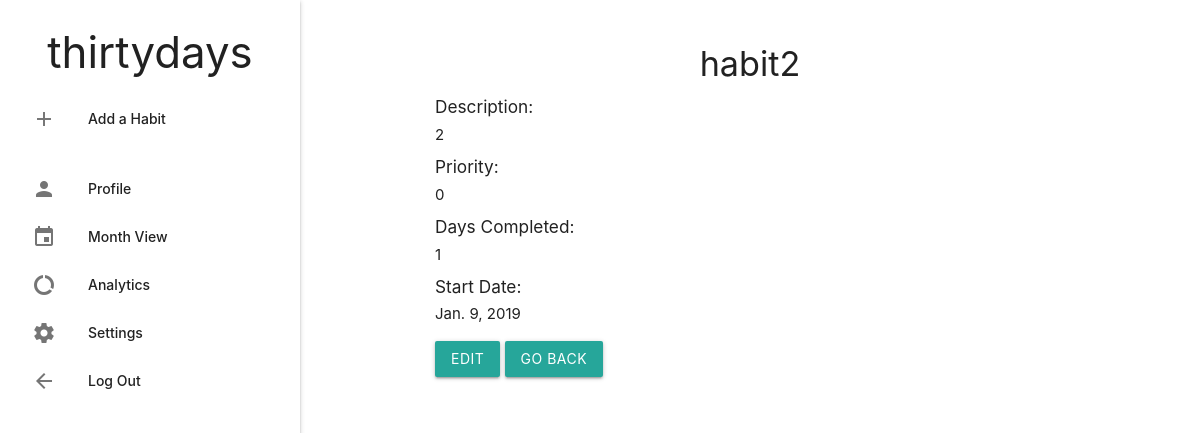
The app's page /7/ (signed in) with its own data.
### task/models.py (models this page shows, shortened)
class Habit(models.Model):
    LOW = 0
    NORMAL = 1
    HIGH = 2
    PRIORITY_CHOICES = (
        (LOW, 'Low'),
        (NORMAL, 'Normal'),
        (HIGH, 'High'),
    )
    user = models.ForeignKey(User, on_delete=models.CASCADE)
    habit_name = models.CharField(max_length=200, unique=True)
    start_date = models.DateField(default=datetime.date.today)
    day_counter = models.IntegerField(default = 0)
    habit_desc = models.TextField()
    habit_priority = models.IntegerField(choices=PRIORITY_CHOICES, default=NORMAL)
    completed = models.BooleanField(default = False)
    active = models.BooleanField(default = True)
    last_update = models.DateField(null=True)
    def update(self):
        today = datetime.datetime.now().date()
        if self.active:
            if today > self.last_update:
                if self.completed:
                    self.completed = False
                else:
                    self.day_counter = 0
                    self.start_date = today
        else:
            if self.start_date <= today:
                self.active = True
        self.last_update = today
        self.save()

### task/views.py (the view)
# urls.py: path('<int:id>/', views.detail, name = 'detail'),
@login_required(login_url='/login/')
def detail(request, id):
    for habit in Habit.objects.all():
        habit.update()
    habit = get_object_or_404(Habit, pk = id)
    context = {'habit': habit}
    return render(request, 'task/detail.html', context)

### task/templates/task/detail.html
{% extends 'task/layout.html' %}
{% block content %}
<h4 class="center-align"> {{habit.habit_name}} </h4>
<div class="container"> <p>
  <h6>Description:</h6> {{habit.habit_desc}} <br>
  <h6>Priority:</h6> {{habit.habit_priority}} <br>
  <h6>Days Completed:</h6> {{habit.day_counter}} <br>
  <h6>Start Date:</h6> {{habit.start_date}} <br>
</p>
<a href="/task/editform/{{habit.id}}/" class="btn">Edit</a>
<a href="\task" class="btn">Go Back</a>
{% endblock %}

### records on screen
Habit: habit_name "habit2", habit_desc "2", habit_priority "0", day_counter "1", start_date "Jan. 9, 2019"
